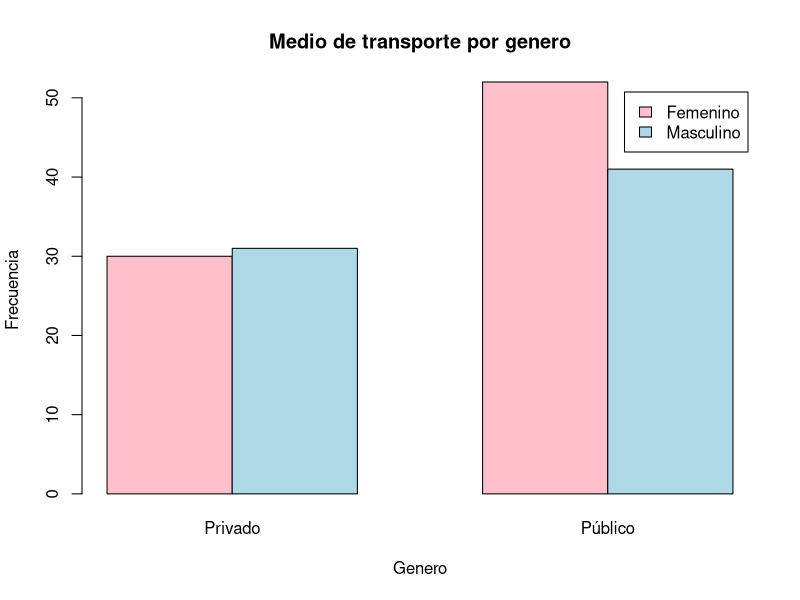
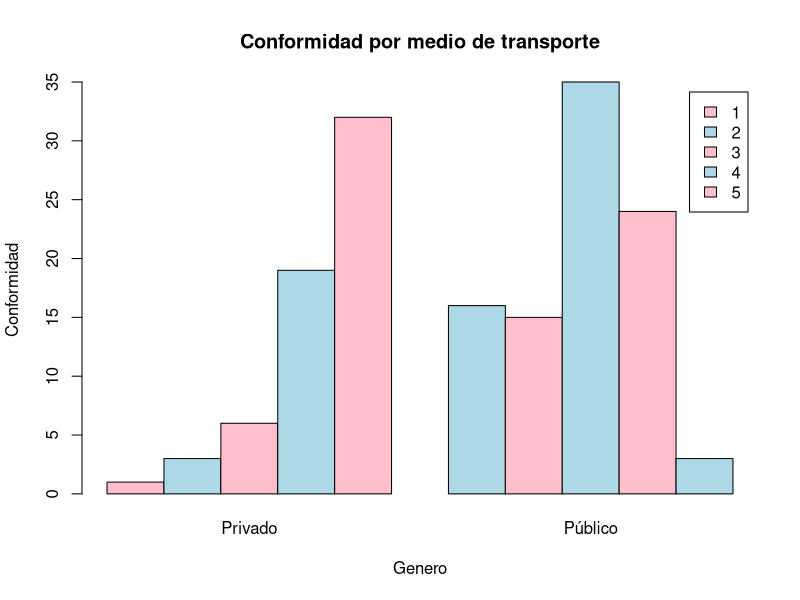

These charts were generated, in order, by the following R code:
## ---- chunk 1
 library(readxl)
 dr = read_excel("ENCUESTA MOVILIDAD(1-154).xlsx")
 View(dr)
 #Borrar las columnas innecesarias generadas por Microsoft Forms
 dr = dr[, -c(1)]
 generos = table(dr$`Genero `)
 
 proporciones_Genero = prop.table(generos)
 
 
 relacionMedioTrans_Genero=table(dr$`Genero `,dr$`¿Qué tipo transporte usa?`)
 prop.table(relacionMedioTrans_Genero)
 
 #Relacion entre medio de transporte y genero

barplot(table(dr$`Genero `,dr$`¿Qué tipo transporte usa?`),beside=TRUE,legend.text = TRUE, col=c("pink","lightblue"),main="Medio de transporte por genero",xlab="Genero",ylab="Frecuencia")

#Relacion entre nivel de conformidad y tiempo que tarda

barplot(table(dr$'Nivel de conformidad',dr$'¿Qué tipo transporte usa?'),beside = TRUE, legend.text = TRUE, col=c("pink", "lightblue"),main = "Conformidad por medio de transporte",xlab = "Genero", ylab="Conformidad")


 
